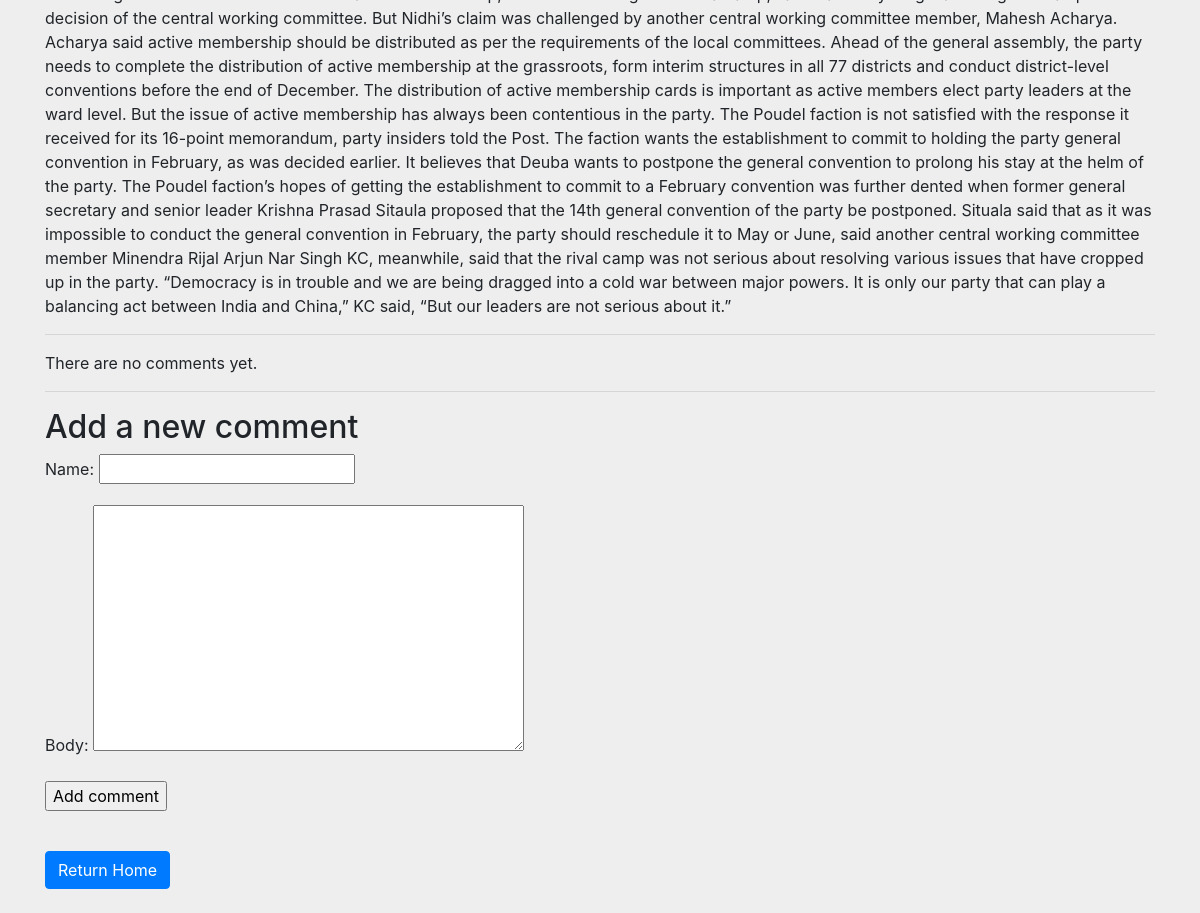
Before: /article/1/ (lower part) with the older database file.
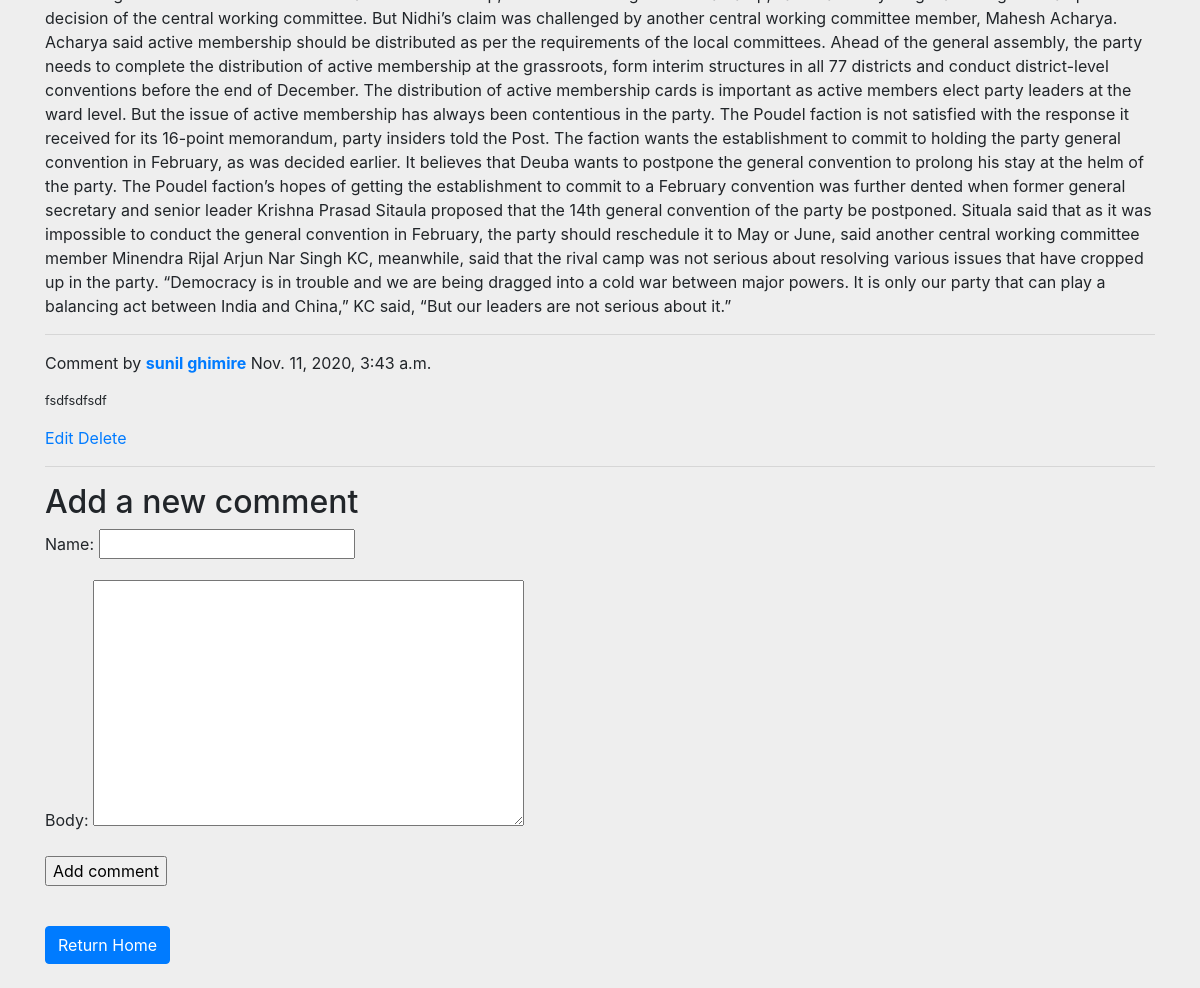
After: the same page with the newer database file.
### newsfeed/models.py (models this page shows, shortened)
class Comment(models.Model):
    post = models.ForeignKey(News,
                             on_delete=models.CASCADE,
                             related_name='comments')
    name = models.CharField(max_length=80)
    body = models.TextField()
    created = models.DateTimeField(auto_now_add=True)
    updated = models.DateTimeField(auto_now=True)
    active = models.BooleanField(default=True)
    class Meta:
        ordering = ('created',)

### newsfeed/views.py (the view)
# urls.py: path('article/<int:id>/', views.post_details, name='post_details'),
def post_details(request, id):
    post = News.objects.get(id=id)
    comments = post.comments.filter(active=True)
    new_comment = None
    if request.method == 'POST':
        comment_form = CommentForm(data=request.POST)
        if comment_form.is_valid():
            new_comment = comment_form.save(commit=False)
            new_comment.post = post
            new_comment.save()
    else:
        comment_form = CommentForm()
    return render(request, 'newsfeed/post_details.html',
                  {'new': post,
                   'comments': comments,
                   'new_comment': new_comment,
                   'comment_form': comment_form})

### newsfeed/forms.py
class CommentForm(forms.ModelForm):
    class Meta:
        model = Comment
        fields = ('name', 'body')

### templates/newsfeed/post_details.html (shortened to what this page needs)
{% extends 'base.html' %}
{% block content %}
    <p>{{ new.body|safe }}</p>
    <hr>
    {% for comment in comments %}
        <div class="comment">
            <p class="info">
                Comment by <strong class="text-primary">{{ comment.name }}</strong>
                {{ comment.created }}
            </p>
            <small>{{ comment.body|linebreaks }}</small>
            <a href="">Edit</a>
            <a href="{% url 'comment_delete' comment.id %}">Delete</a>
        </div>
    {% empty %}
        <p>There are no comments yet.</p>
    {% endfor %}
    <hr>
    {% if new_comment %}
        <h2>Your comment has been added.</h2>
    {% else %}
        <h2>Add a new comment</h2>
        <form method="post">
            {{ comment_form.as_p }}
            <p><input type="submit" value="Add comment"></p>
        </form>
    {% endif %}
    <a href="{% url 'index' %}" class="btn btn-primary mt-4 mb-4">Return Home</a>
{% endblock content %}

### templates/base.html (shortened to what this page needs)
<!doctype html>
<html lang="en">
<head>
    <link rel="stylesheet" href="https://maxcdn.bootstrapcdn.com/bootstrap/4.0.0/css/bootstrap.min.css"
>
</head>
<body style="background-color: #eee">
<div class="container">
    {% block content %}
    {% endblock content %}
</div>
</body>
</html>

Changed rows visible on the page:
added Comment: name "sunil ghimire", created "Nov. 11, 2020, 3:43 a.m.", body "fsdfsdfsdf"
Other visible differences:
text no longer shown: "There are no comments yet."
